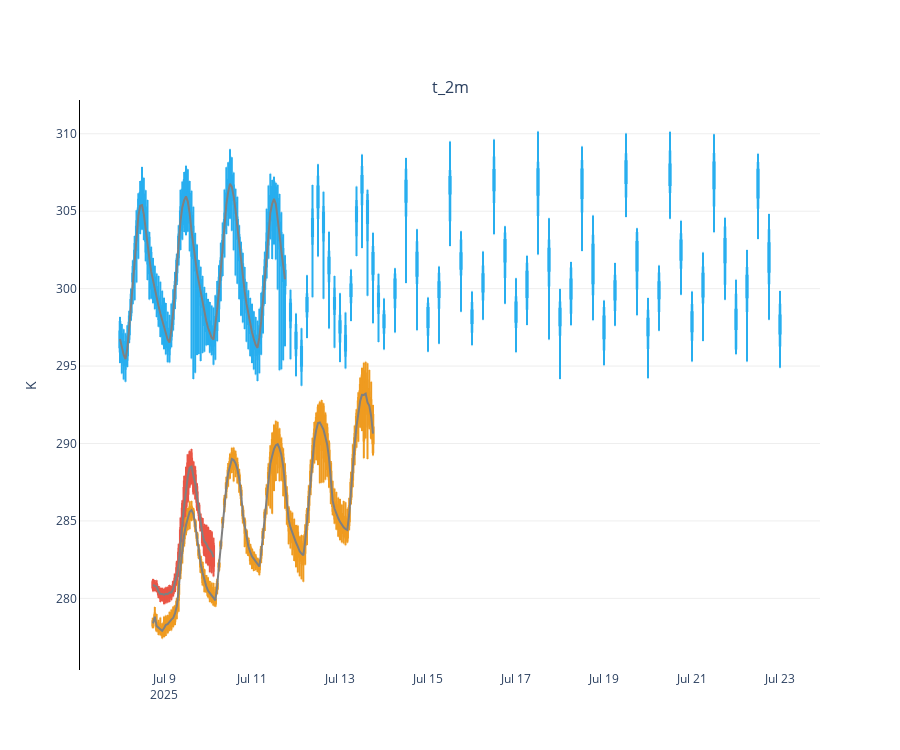

Here is the notebook cell this chart was saved with:
### Markdown cell above
**Plotting ensemble members of timeseries**

### Code cell
from earthkit.plots.interactive import Chart


TIME_FREQUENCY = "1h"
QUANTILES = [0, 0.1, 0.25, 0.5, 0.75, 0.9, 1]

chart = Chart()
chart.box(ds_ch1, quantiles=QUANTILES, line_color='#ea5545' )
chart.line(ds_ch1,aggregation='mean', line_color='grey', time_frequency=TIME_FREQUENCY)
chart.box(ds_ch2, quantiles=QUANTILES, line_color="#ef9b20")
chart.line(ds_ch2,aggregation='mean', line_color='grey', time_frequency=TIME_FREQUENCY)
chart.box(ds_ifs, quantiles=QUANTILES, line_color="#27aeef")
chart.line(ds_ifs,aggregation='mean', line_color='grey', time_frequency=TIME_FREQUENCY)

chart.show()  # Repla
